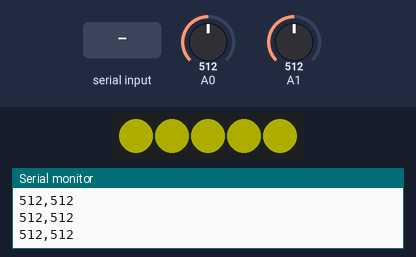
A sketch run on a simulated Arduino Uno, built with avr-gcc and run on an emulated ATmega328P. Parts: 5 RGB LEDs in strip order, left to right, the last lines printed to the serial monitor. The inputs (shaded band) are chosen by the test bench; at power-on: A0 = 512, A1 = 512. Dim RGB values are drawn brighter than linear.

Above: at 1.2 s.
1.3 s: byte 0 (0) received over Serial
At 2.5 s:
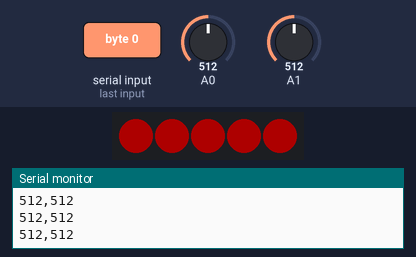
2.8 s: byte 2 (2) received over Serial
At 3.7 s:
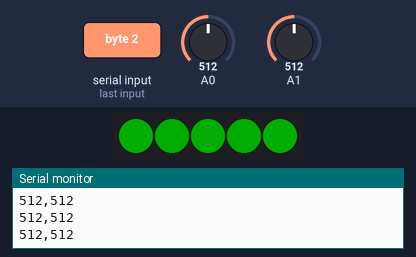
4.3 s: A0 set to 993
5.8 s: A0 set to 1018
8.8 s: byte 1 (1) received over Serial
At 9.5 s:
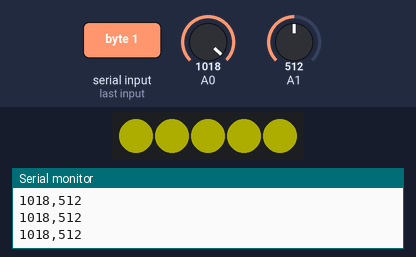
Timing chart, 0 to 11.3 s (numbered marks = the images above; inputs shaded):
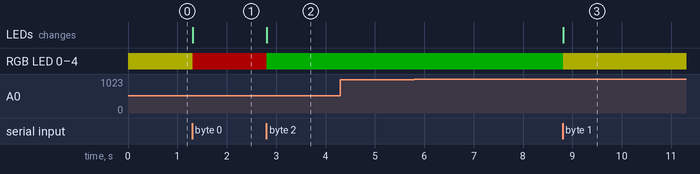

The sketch:

P5Intro.ino
```cpp
#include <Adafruit_NeoPixel.h>
#ifdef __AVR__
 #include <avr/power.h> // Required for 16 MHz Adafruit Trinket
#endif

#define PIN 5
#define NUMPIXELS 5

Adafruit_NeoPixel pixels(NUMPIXELS, PIN, NEO_GRB + NEO_KHZ800);

#define DELAYVAL 500

int incomingByte;


void setup() {

  pixels.begin();
  for(int i = 0; i < NUMPIXELS; i++){
        pixels.setPixelColor(i, pixels.Color(50, 50, 0));
        pixels.show();
  }
  pixels.show();
  Serial.begin(9600);
  //pinMode(ledPin, OUTPUT);
}

void loop() {
  int pot = analogRead(A0);
  int slider = analogRead(A1);

if (Serial.available() > 0) { // if there's serial data available
    incomingByte = Serial.read();   // read it
    Serial.write(incomingByte);         // send it back out as raw binary data
    if(incomingByte == 0){
        for(int i = 0; i < NUMPIXELS; i++){
        pixels.setPixelColor(i, pixels.Color(50, 0, 0));
        pixels.show();
        }
    }
    if(incomingByte == 1){
      for(int i = 0; i < NUMPIXELS; i++){
        pixels.setPixelColor(i, pixels.Color(50, 50, 0));
        pixels.show();
        }
    }
    if(incomingByte == 2){
      for(int i = 0; i < NUMPIXELS; i++){
        pixels.setPixelColor(i, pixels.Color(0, 50, 0));
        pixels.show();
        }
    }
}

  Serial.print(pot);
  Serial.print(",");
  Serial.println(slider);
  delay(1); //allows the serial port to keep up
}
```

Measured:
- after the input at 1.3 s, RGB LED 0–4: RGB(50, 50, 0) → RGB(50, 0, 0) at once; the LEDs: change at once (image 1)
- after the input at 2.8 s, RGB LED 0–4: RGB(50, 0, 0) → RGB(0, 50, 0) at once; the LEDs: change at once (image 2)
- after the input at 8.8 s, RGB LED 0–4: RGB(0, 50, 0) → RGB(50, 50, 0) at once; the LEDs: change at once (image 3)
